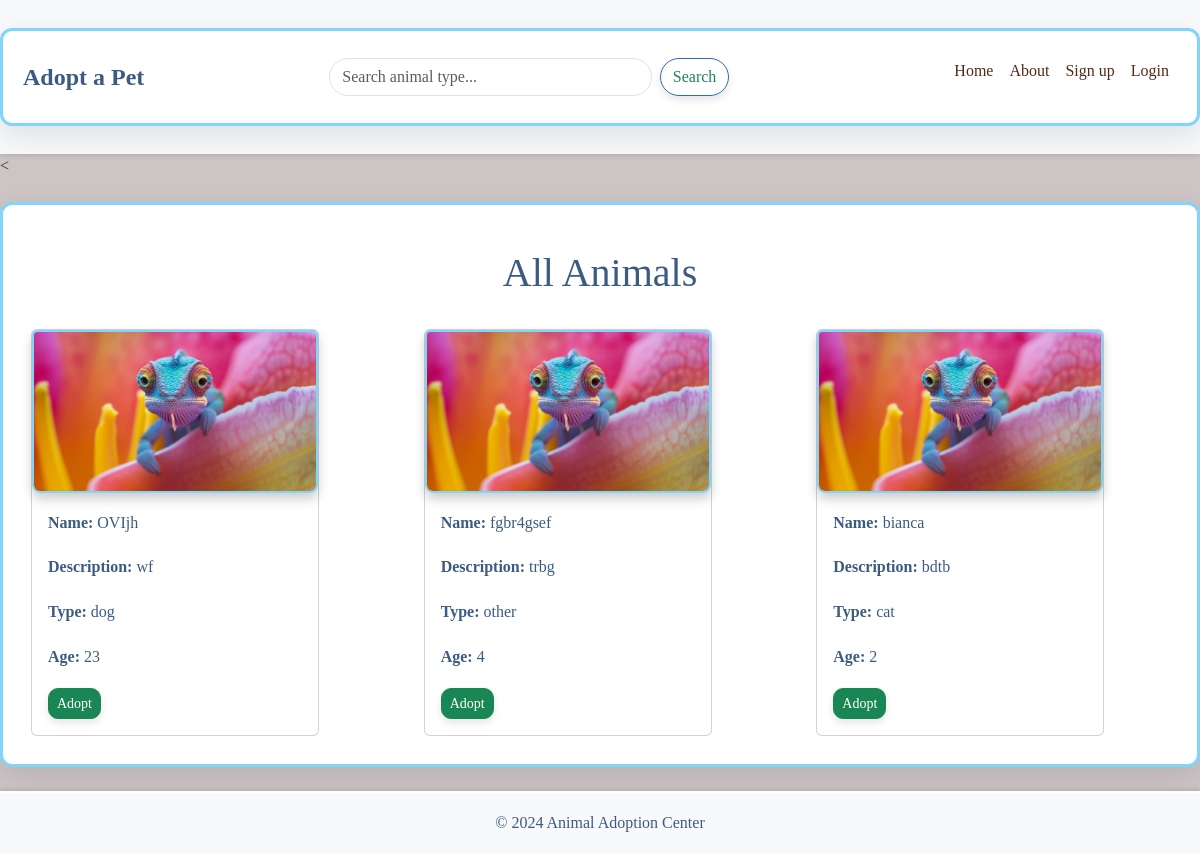
/animals, run on an earlier commit of the app's database.
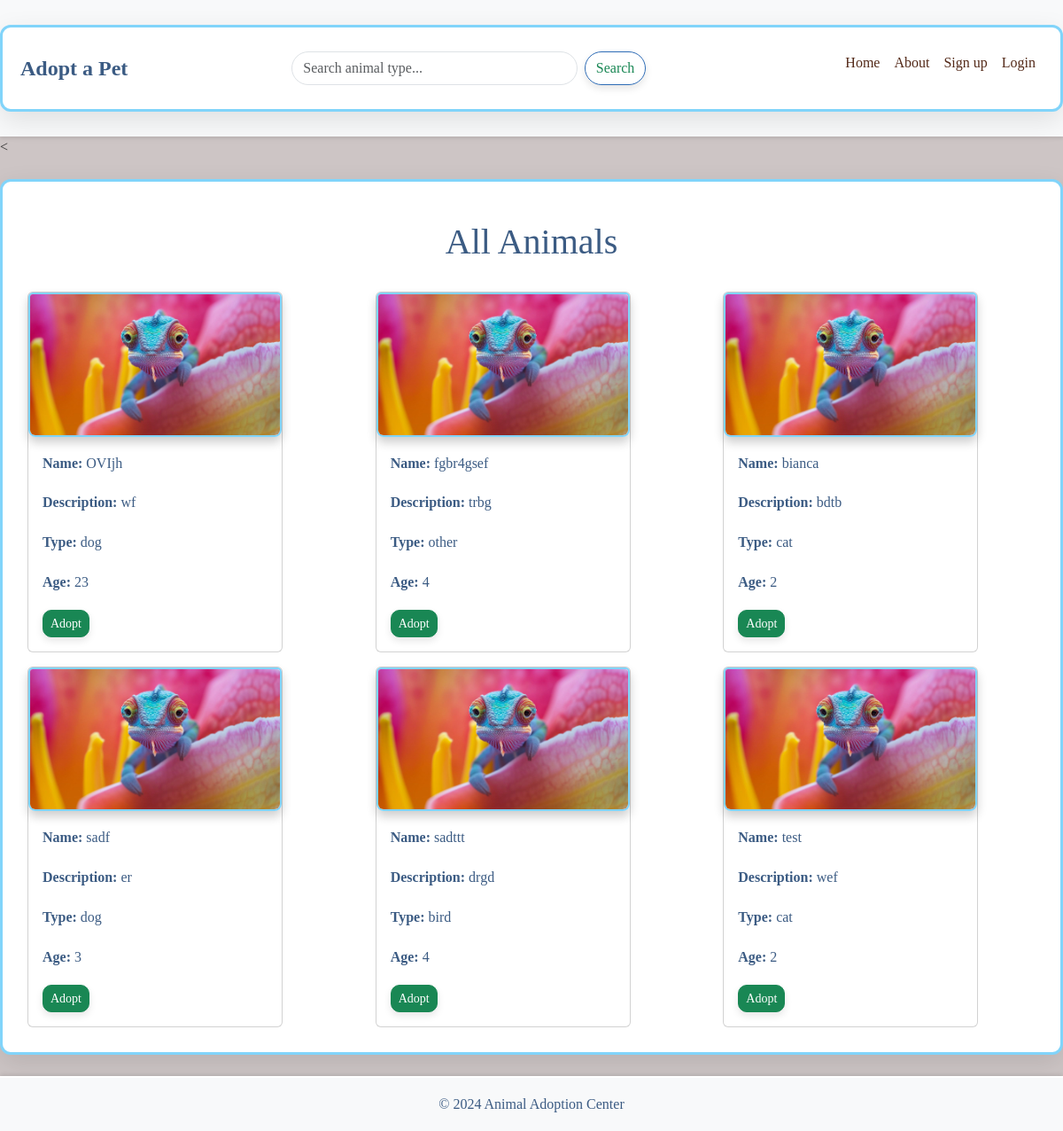
And on a later commit of the database.
### app/models.py (models this page shows)
class Animal(db.Model):
    id = db.Column(db.Integer, primary_key=True)
    name = db.Column(db.String(100), nullable=False)
    age = db.Column(db.String(20), nullable=False)  # Age stored as string (e.g., "2 years")
    animal_type = db.Column(db.String(50), nullable=False)  # e.g., "dog", "cat"
    description = db.Column(db.Text, nullable=True)
    image = db.Column(db.String(255), nullable=False)  # Path to the image file
    def __repr__(self):
        return f'<Animal {self.name} ({self.animal_type})>'

### app/backend/routes.py (the view)
@main.route('/animals', methods=['GET'])
def animals():
    animal_type = request.args.get('type')
    if animal_type:
        animals = Animal.query.filter_by(animal_type=animal_type).all()
    else:
        animals = Animal.query.all()
    print (animals)
    return render_template('animals.html', animals=animals, filter_type=animal_type)

### app/frontend/templates/animals.html (shortened to what this page needs)
{% extends "home.html" %}
{% block content %}
<h1 class="text-center my-4">All Animals</h1>
<div class="row">
    {% for animal in animals %}
    <div class="col-12 col-md-6 col-lg-4">
        <div class="card m-2" style="width: 18rem;">
            <img src="{{ url_for('static', filename=animal.image) }}" class="card-img-top" alt="{{ animal.name }}">
            <div class="card-body">
                <p class="card-text"><strong>Name:</strong> {{ animal.name }}</p>
                <p class="card-text"><strong>Description:</strong> {{ animal.description }}</p>
                <p class="card-text"><strong>Type:</strong> {{ animal.animal_type }}</p>
                <p class="card-text"><strong>Age:</strong> {{ animal.age }}</p>
                <div class="d-flex justify-content-between mt-2">
                    <a href="{{ url_for('main.adopt_animal', animal_id=animal.id) }}" class="btn btn-success btn-sm">Adopt</a>
                </div>
            </div>
        </div>
    </div>
    {% endfor %}
</div>
{% endblock %}

What changed in the data, as far as the page shows it:
added Animal: image (picture), name "sadf", description "er", animal_type "dog", age "3"
added Animal: image (picture), name "sadttt", description "drgd", animal_type "bird", age "4"
added Animal: image+name (picture), name "test", description "wef", animal_type "cat", age "2"
